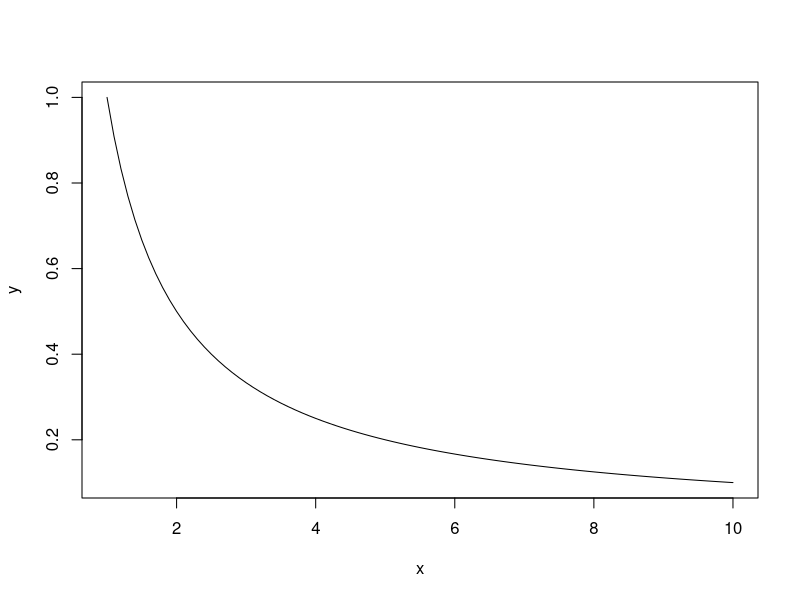

Source code (R):
## ---- chunk 1
knitr::opts_chunk$set(echo = TRUE)
## ---- chunk 2
divisible2 = function(x){
  if (x %% 2 == 0){
    print(paste(x, "es divisible por 2"))
  }
  else{
    print(paste(x, "no es divisible por 2"))
  }
}
divisible2(7)
## ---- chunk 3
compute_s_n = function(n){
  x = (1:n)
  x2 = x**2
  s = sum(x2)
  s
  return(s)
  return(c(n,s))
}
 compute_s_n(5)
## ---- chunk 4
dos_a = function(x){
  n = log10(2)/log10(1+(x/100))
  return(n)
}
dos_a(2)
## ---- chunk 5
avg = function(x, arithmetic=TRUE){
  x = x[!is.na(x)]
  n = length(x)
  ifelse(arithmetic, sum(x)/n, prod(x)**(1/n))
}

v=c(4,5,6,NA,2)
avg(v)
avg(v, arithmetic = TRUE)
avg(v, arithmetic = FALSE)
## ---- chunk 6
des = function(x){
  x = x[!is.na(x)]
  media = sum(x)/length(x)
  sdesv = sqrt(sum(x-media)**2)/(length(x)-1)
  return(list(MEDIA = media, DESVIACION_ESTANDAR=sdesv))
}
v=c(1,10,6,4,3,NA)
des(v)
mean(v,na.rm = T)
sd(v, na.rm = T)
## ---- chunk 7
cobb = function(alpha,beta,u){
  x = seq(1,10,0.1)
  y = (u/(x)**alpha)**(1/beta)
  plot(x,y, type="l")
}

cobb(0.5, 0.5, 1)
## ---- chunk 8
vpn = function(x,r){
  T = length(x)
  paste0("VPN = ", round(sum(x*(1/(1+r))**(seq(0,T-1,1))),0))
}

flujo = c(-500000,100000,150000,180000,200000,300000)
vpn(flujo,0.12)
## ---- chunk 9
vpn <- function(x,r){
  T<- length(x)
paste0("VPN = ", round(sum(x*(1/(1+r))**(seq(0,T-1,1))),0))
}
